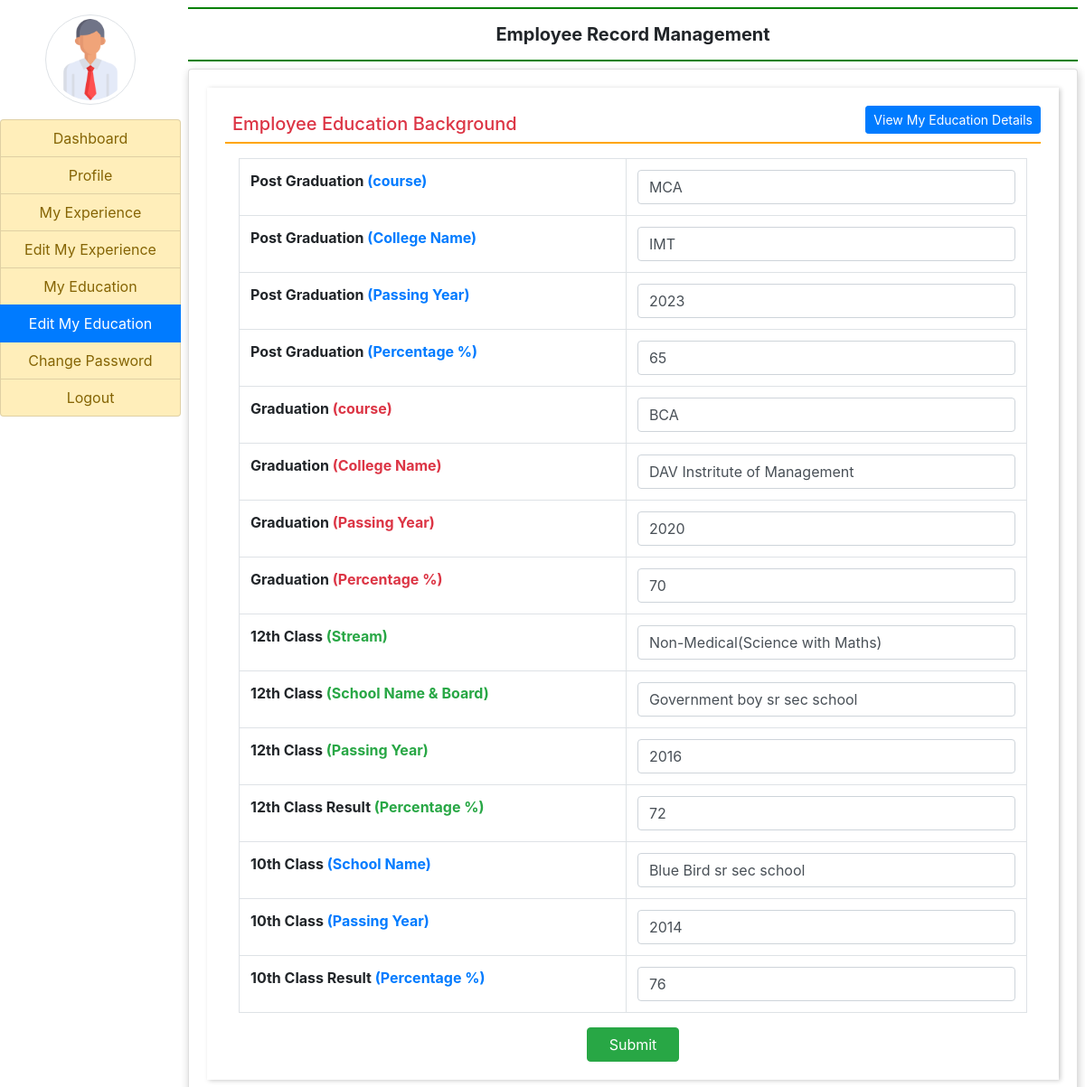
Screenshot of /edit_education/ (signed in) with the database file from the repository.
### employee/models.py (models this page shows)
class Employee_Education_history(models.Model):
    user = models.ForeignKey(User, on_delete=models.CASCADE)
    course_pg = models.CharField(max_length=50, null=True)
    college_pg = models.CharField(max_length=100,null=True)
    passing_year_pg = models.CharField(max_length=50,null=True)
    percentage_pg = models.CharField(max_length=50,null=True)
    course_g = models.CharField(max_length=50, null=True)
    college_g = models.CharField(max_length=100,null=True)
    passing_year_g = models.CharField(max_length=50,null=True)
    percentage_g = models.CharField(max_length=50,null=True)
    course_ss = models.CharField(max_length=50, null=True)
    school_ss = models.CharField(max_length=100,null=True)
    passing_year_ss = models.CharField(max_length=50,null=True)
    percentage_ss = models.CharField(max_length=50,null=True)
    school_hs = models.CharField(max_length=100,null=True)
    passing_year_hs = models.CharField(max_length=50,null=True)
    percentage_hs = models.CharField(max_length=50,null=True)
    def __str__(self):
        return self.user.username

### employee/views.py (the view, shortened to what this page needs)
# urls.py: path('edit_education/', views.edit_education,name='edit_education'),
def edit_education(request):
    if not request.user.is_authenticated:
        return redirect('emp_login')
    user = request.user
    education = Employee_Education_history.objects.get(user=user)
    print(f"Edit Education == {education}")
    return render(request, 'edit_education.html',{'education':education})

### employee/templates/edit_education.html (shortened to what this page needs)
{% extends 'emp_base.html' %}
{% block main %}
<div class="card-body" style="box-shadow:2px 1px 5px #ccc;">
    <a href="{% url 'emp_education' %}" class="btn btn-primary float-right btn-sm">View My Education Details</a>
    <h5 class="p-2 text-danger" style="border-bottom:2px solid orange;">Employee Education Background</h5>
    <div class="container-fluid">
        <form action="" method="post">
            <table class="table table-bordered my-3">
                <tr>
                    <th>Post Graduation <span class="text-primary">(course)</span></th>
                    <td><input type="text" name="pg_course" class="form-control" value="{{education.course_pg}}"></input></td>
                </tr>
                <tr>
                    <th>Post Graduation <span class="text-primary">(College Name)</span></th>
                    <td><input type="text" name="pg_college_name" class="form-control" value="{{education.college_pg}}"></input></td>
                </tr>
                <tr>
                    <th>Post Graduation <span class="text-primary">(Passing Year)</span></th>
                    <td><input type="text" name="pg_passing_yr" class="form-control" value="{{education.passing_year_pg}}"></input></td>
                </tr>
                <tr>
                    <th>Post Graduation <span class="text-primary">(Percentage %)</span></th>
                    <td><input type="text" name="pg_percentage" class="form-control" value="{{education.percentage_pg}}"></input></td>
                </tr>
                <tr>
                    <th>Graduation <span class="text-danger">(course)</span></th>
                    <td><input type="text" name="g_course" class="form-control" value="{{education.course_g}}"></input></td>
                </tr>
                <tr>
                    <th>Graduation <span class="text-danger">(College Name)</span></th>
                    <td><input type="text" name="g_college_name" class="form-control" value="{{education.college_g}}"></input></td>
                </tr>
                <tr>
                    <th>Graduation <span class="text-danger">(Passing Year)</span></th>
                    <td><input type="text" name="g_passing_yr" class="form-control" value="{{education.passing_year_g}}"></input></td>
                </tr>
                <tr>
                    <th>Graduation <span class="text-danger">(Percentage %)</span></th>
                    <td><input type="text" name="g_percentage" class="form-control" value="{{education.percentage_g}}"></input></td>
                </tr>
                <tr>
                    <th>12th Class <span class="text-success">(Stream)</span></th>
                    <td><input type="text" name="course_12" class="form-control" value="{{education.course_ss}}"></input></td>
                </tr>
                <tr>
                    <th>12th Class <span class="text-success">(School Name & Board)</span></th>
                    <td><input type="text" name="school_12" class="form-control" value="{{education.school_ss}}"></input></td>
                </tr>
                <tr>
                    <th>12th Class <span class="text-success">(Passing Year)</span></th>
                    <td><input type="text" name="passing_yr_12" class="form-control" value="{{education.passing_year_ss}}"></input></td>
                </tr>
                <tr>
                    <th>12th Class Result <span class="text-success">(Percentage %)</span></th>
                    <td><input type="text" name="percentage_12" class="form-control" value="{{education.percentage_ss}}"></input></td>
                </tr>
                <tr>
                    <th>10th Class <span class="text-primary">(School Name)</span></th>
                    <td><input type="text" name="school_10" class="form-control" value="{{education.school_hs}}"></input></td>
                </tr>
                <tr>
                    <th>10th Class <span class="text-primary">(Passing Year)</span></th>
                    <td><input type="text" name="passing_yr_10" class="form-control" value="{{education.passing_year_hs}}"></input></td>
                </tr>
                <tr>
                    <th>10th Class Result <span class="text-primary">(Percentage %)</span></th>
                    <td><input type="text" name="percentage_10" class="form-control" value="{{education.percentage_hs}}"></input></td>
                </tr>
            </table>
            <center><input type="submit" value="Submit" class="btn btn-success px-4"></center>
        </form>
    </div>
</div>
{% endblock main %}

### rows the page displays
Employee_Education_history: pg_course "MCA", pg_college_name "IMT", pg_passing_yr "2023", pg_percentage "65", g_course "BCA", g_college_name "DAV Instritute of Management", g_passing_yr "2020", g_percentage "70", course_12 "Non-Medical(Science with Maths)", school_12 "Government boy sr sec school", passing_yr_12 "2016", percentage_12 "72", school_10 "Blue Bird sr sec school", passing_yr_10 "2014", percentage_10 "76"
